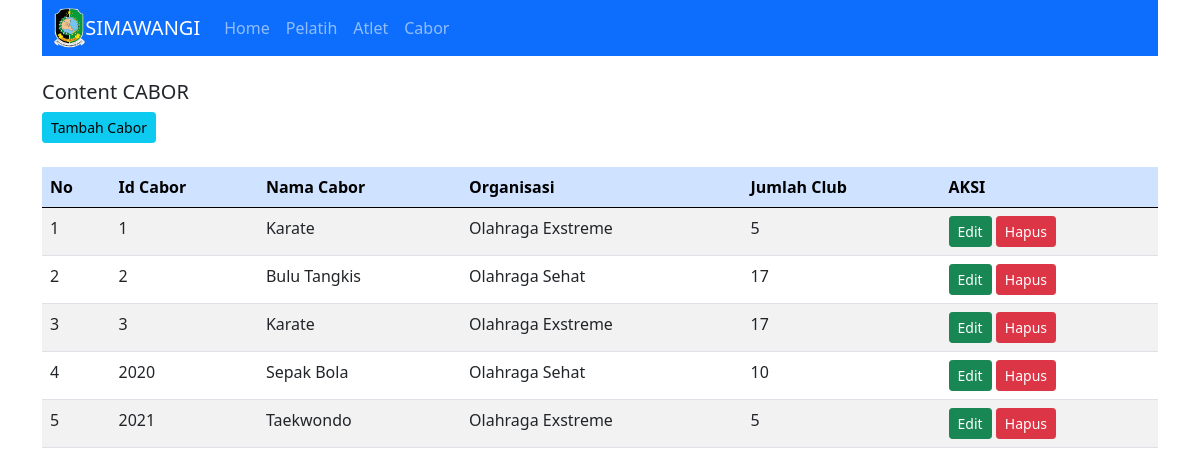
The app's page /index.php?target=cabor with its own data.
### tables this page shows
CREATE TABLE `cabor` (
  `id_cabor` int(11) NOT NULL,
  `nama_cabor` varchar(45) NOT NULL,
  `organisasi` varchar(45) NOT NULL,
  `jumlah_club` int(11) NOT NULL
);

### config/Query_builder.php (called while the page is built, shortened)
<?php
class Query_builder implements Query
{
    private $v_db, $v_table, $v_select, $v_join, $v_where, $v_order_by, $v_query,
        $v_insert, $v_update, $v_delete;
    public function __construct($dataKoneksi)
    {
        $this->v_db = new \mysqli($dataKoneksi['host'], $dataKoneksi['user'], $dataKoneksi['password'],
            $dataKoneksi['dbname']);
    }
    public function table($table)
    {
        $this->v_table = $table;
        return $this;
    }
    public function get()
    {
        $this->v_query = "SELECT ";
        if (!empty($this->v_select)) {
            $this->v_query .= $this->v_select . " ";
        } else {
            $this->v_query .= " * ";
        }
        $this->v_query .= " FROM " . $this->v_table . " ";
        return $this;
    }
    public function resultArray()
    {
        $data = $this->v_db->query($this->v_query);
        $rows = array();
        while ($row = $data->fetch_array()) {
            $rows[] = $row;
        }
        return $rows;
    }
}

### master/Cabor.php (the view, shortened to what this page needs)
<?php
class Cabor
{
    private $db;
    public function __construct($con)
    {
        $this->db = new Query_builder($con);
    }
    public function index()
    {
        $data = $this->db->table('cabor')->get()->resultArray();
        $res = '<a href="?target=cabor&act=tambah_cabor" class="btn btn-info btn-sm">Tambah Cabor</a><br><br>
            <div class="table-responsive">
                <table class="table table-striped">
                    <thead class="table-primary">
                        <tr>
                            <th>No</th>
                            <th>Id Cabor</th>
                            <th>Nama Cabor</th>
                            <th>Organisasi</th>
                            <th>Jumlah Club</th>
                            <th>AKSI</th>
                        </tr>
                    </thead>
                    <tbody>';
        $no = 1;
        foreach ($data as $r) {
            $res .= '<tr>
                        <td>' . $no . '</td>
                        <td>' . $r['id_cabor'] . '</td>
                        <td>' . $r['nama_cabor'] . '</td>
                        <td>' . $r['organisasi'] . '</td>
                        <td>' . $r['jumlah_club'] . '</td>
                        <td>
                            <a href="?target=cabor&act=edit_cabor&id=' . $r['id_cabor'] . '" class="btn btn-success btn-sm">Edit</a>
                            <a href="?target=pelatih&act=delete_pelatih&id=' . $r['id_cabor'] . '" class="btn btn-danger btn-sm">Hapus</a>
                        </td>
                    </tr>';
            $no++;
        }
        $res .= '</tbody></table></div>';
        return $res;
    }
}

### records on screen
cabor: id_cabor "1", nama_cabor "Karate", organisasi "Olahraga Exstreme", jumlah_club "5"
cabor: id_cabor "2", nama_cabor "Bulu Tangkis", organisasi "Olahraga Sehat", jumlah_club "17"
cabor: id_cabor "3", nama_cabor "Karate", organisasi "Olahraga Exstreme", jumlah_club "17"
cabor: id_cabor "2020", nama_cabor "Sepak Bola", organisasi "Olahraga Sehat", jumlah_club "10"
cabor: id_cabor "2021", nama_cabor "Taekwondo", organisasi "Olahraga Exstreme", jumlah_club "5"

### other values on screen
$r['Text'] "Home"
$r['Text'] "Pelatih"
$r['Text'] "Atlet"
$r['Text'] "Cabor"
$target "CABOR"
